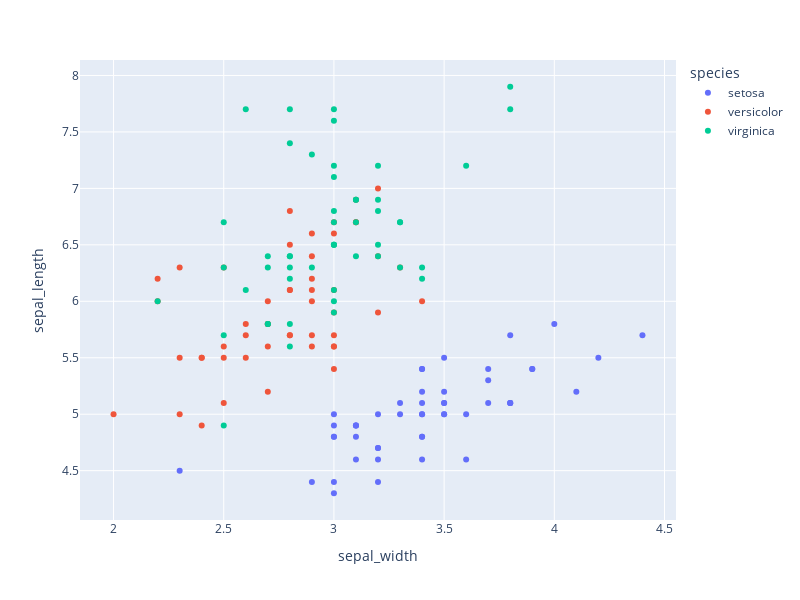

The code cell stored with this chart in its notebook:
### Code cell
import plotly.express as px
df = px.data.iris()
fig = px.scatter(df, x="sepal_width", y="sepal_length", color="species",
width=800,
height=600)
fig.show()

### Figure 1 — Plotly figure (JSON) as saved in the notebook; plotly's stock layout.template omitted (floating-point values rounded to 4 significant figures)
{"data": [{"hovertemplate": "species=setosa<br>sepal_width=%{x}<br>sepal_length=%{y}<extra></extra>", "legendgroup": "setosa", "marker": {"color": "#636efa", "symbol": "circle"}, "mode": "markers", "name": "setosa", "orientation": "v", "showlegend": true, "type": "scatter", "x": [3.5, 3, 3.2, 3.1, 3.6, 3.9, 3.4, 3.4, 2.9, 3.1, 3.7, 3.4, 3, 3, 4, 4.4, 3.9, 3.5, 3.8, 3.8, 3.4, 3.7, 3.6, 3.3, 3.4, 3, 3.4, 3.5, 3.4, 3.2, 3.1, 3.4, 4.1, 4.2, 3.1, 3.2, 3.5, 3.1, 3, 3.4, 3.5, 2.3, 3.2, 3.5, 3.8, 3, 3.8, 3.2, 3.7, 3.3], "xaxis": "x", "y": [5.1, 4.9, 4.7, 4.6, 5, 5.4, 4.6, 5, 4.4, 4.9, 5.4, 4.8, 4.8, 4.3, 5.8, 5.7, 5.4, 5.1, 5.7, 5.1, 5.4, 5.1, 4.6, 5.1, 4.8, 5, 5, 5.2, 5.2, 4.7, 4.8, 5.4, 5.2, 5.5, 4.9, 5, 5.5, 4.9, 4.4, 5.1, 5, 4.5, 4.4, 5, 5.1, 4.8, 5.1, 4.6, 5.3, 5], "yaxis": "y"}, {"hovertemplate": "species=versicolor<br>sepal_width=%{x}<br>sepal_length=%{y}<extra></extra>", "legendgroup": "versicolor", "marker": {"color": "#EF553B", "symbol": "circle"}, "mode": "markers", "name": "versicolor", "orientation": "v", "showlegend": true, "type": "scatter", "x": [3.2, 3.2, 3.1, 2.3, 2.8, 2.8, 3.3, 2.4, 2.9, 2.7, 2, 3, 2.2, 2.9, 2.9, 3.1, 3, 2.7, 2.2, 2.5, 3.2, 2.8, 2.5, 2.8, 2.9, 3, 2.8, 3, 2.9, 2.6, 2.4, 2.4, 2.7, 2.7, 3, 3.4, 3.1, 2.3, 3, 2.5, 2.6, 3, 2.6, 2.3, 2.7, 3, 2.9, 2.9, 2.5, 2.8], "xaxis": "x", "y": [7, 6.4, 6.9, 5.5, 6.5, 5.7, 6.3, 4.9, 6.6, 5.2, 5, 5.9, 6, 6.1, 5.6, 6.7, 5.6, 5.8, 6.2, 5.6, 5.9, 6.1, 6.3, 6.1, 6.4, 6.6, 6.8, 6.7, 6, 5.7, 5.5, 5.5, 5.8, 6, 5.4, 6, 6.7, 6.3, 5.6, 5.5, 5.5, 6.1, 5.8, 5, 5.6, 5.7, 5.7, 6.2, 5.1, 5.7], "yaxis": "y"}, {"hovertemplate": "species=virginica<br>sepal_width=%{x}<br>sepal_length=%{y}<extra></extra>", "legendgroup": "virginica", "marker": {"color": "#00cc96", "symbol": "circle"}, "mode": "markers", "name": "virginica", "orientation": "v", "showlegend": true, "type": "scatter", "x": [3.3, 2.7, 3, 2.9, 3, 3, 2.5, 2.9, 2.5, 3.6, 3.2, 2.7, 3, 2.5, 2.8, 3.2, 3, 3.8, 2.6, 2.2, 3.2, 2.8, 2.8, 2.7, 3.3, 3.2, 2.8, 3, 2.8, 3, 2.8, 3.8, 2.8, 2.8, 2.6, 3, 3.4, 3.1, 3, 3.1, 3.1, 3.1, 2.7, 3.2, 3.3, 3, 2.5, 3, 3.4, 3], "xaxis": "x", "y": [6.3, 5.8, 7.1, 6.3, 6.5, 7.6, 4.9, 7.3, 6.7, 7.2, 6.5, 6.4, 6.8, 5.7, 5.8, 6.4, 6.5, 7.7, 7.7, 6, 6.9, 5.6, 7.7, 6.3, 6.7, 7.2, 6.2, 6.1, 6.4, 7.2, 7.4, 7.9, 6.4, 6.3, 6.1, 7.7, 6.3, 6.4, 6, 6.9, 6.7, 6.9, 5.8, 6.8, 6.7, 6.7, 6.3, 6.5, 6.2, 5.9], "yaxis": "y"}], "layout": {"height": 600, "legend": {"title": {"text": "species"}, "tracegroupgap": 0}, "margin": {"t": 60}, "width": 800, "xaxis": {"anchor": "y", "domain": [0, 1], "title": {"text": "sepal_width"}}, "yaxis": {"anchor": "x", "domain": [0, 1], "title": {"text": "sepal_length"}}}}
